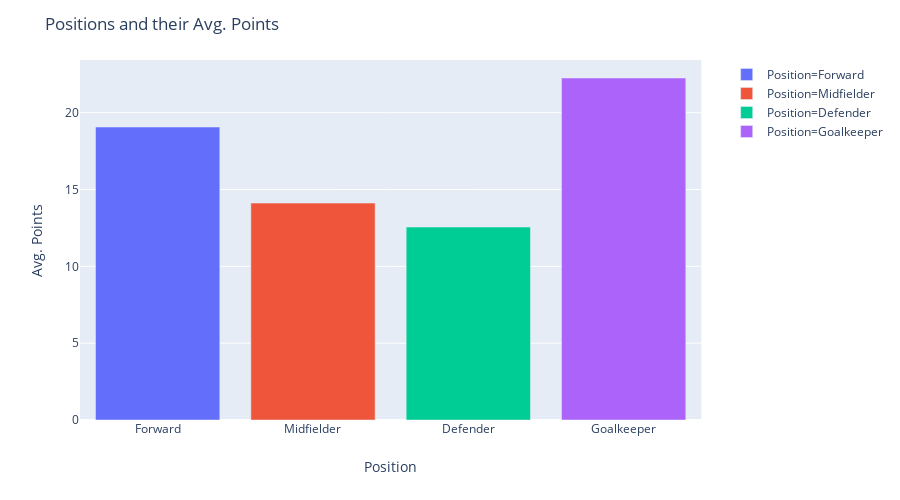

Notebook cell for this chart:
### Code cell
# compare positions based on average effective points
positions = pd.DataFrame(positions)
fig = px.bar(positions, x='type', y='mean_points', color='type', labels={'mean_points':'Avg. Points', 'type':'Position'}, height=500)
fig.update_layout(title='Positions and their Avg. Points')
fig.show()

### Figure 1 — Plotly figure (JSON) as saved in the notebook; plotly's stock layout.template omitted (floating-point values rounded to 4 significant figures)
{"data": [{"alignmentgroup": "True", "hoverlabel": {"namelength": 0}, "hovertemplate": "Position=%{x}<br>Avg. Points=%{y}", "legendgroup": "Position=Forward", "marker": {"color": "#636efa"}, "name": "Position=Forward", "offsetgroup": "Position=Forward", "orientation": "v", "showlegend": true, "textposition": "auto", "type": "bar", "x": ["Forward"], "xaxis": "x", "y": [19.07], "yaxis": "y"}, {"alignmentgroup": "True", "hoverlabel": {"namelength": 0}, "hovertemplate": "Position=%{x}<br>Avg. Points=%{y}", "legendgroup": "Position=Midfielder", "marker": {"color": "#EF553B"}, "name": "Position=Midfielder", "offsetgroup": "Position=Midfielder", "orientation": "v", "showlegend": true, "textposition": "auto", "type": "bar", "x": ["Midfielder"], "xaxis": "x", "y": [14.12], "yaxis": "y"}, {"alignmentgroup": "True", "hoverlabel": {"namelength": 0}, "hovertemplate": "Position=%{x}<br>Avg. Points=%{y}", "legendgroup": "Position=Defender", "marker": {"color": "#00cc96"}, "name": "Position=Defender", "offsetgroup": "Position=Defender", "orientation": "v", "showlegend": true, "textposition": "auto", "type": "bar", "x": ["Defender"], "xaxis": "x", "y": [12.55], "yaxis": "y"}, {"alignmentgroup": "True", "hoverlabel": {"namelength": 0}, "hovertemplate": "Position=%{x}<br>Avg. Points=%{y}", "legendgroup": "Position=Goalkeeper", "marker": {"color": "#ab63fa"}, "name": "Position=Goalkeeper", "offsetgroup": "Position=Goalkeeper", "orientation": "v", "showlegend": true, "textposition": "auto", "type": "bar", "x": ["Goalkeeper"], "xaxis": "x", "y": [22.26], "yaxis": "y"}], "layout": {"barmode": "relative", "height": 500, "legend": {"tracegroupgap": 0}, "margin": {"t": 60}, "title": {"text": "Positions and their Avg. Points"}, "xaxis": {"anchor": "y", "categoryarray": ["Forward", "Midfielder", "Defender", "Goalkeeper"], "categoryorder": "array", "domain": [0, 0.98], "title": {"text": "Position"}}, "yaxis": {"anchor": "x", "domain": [0, 1], "title": {"text": "Avg. Points"}}}}
